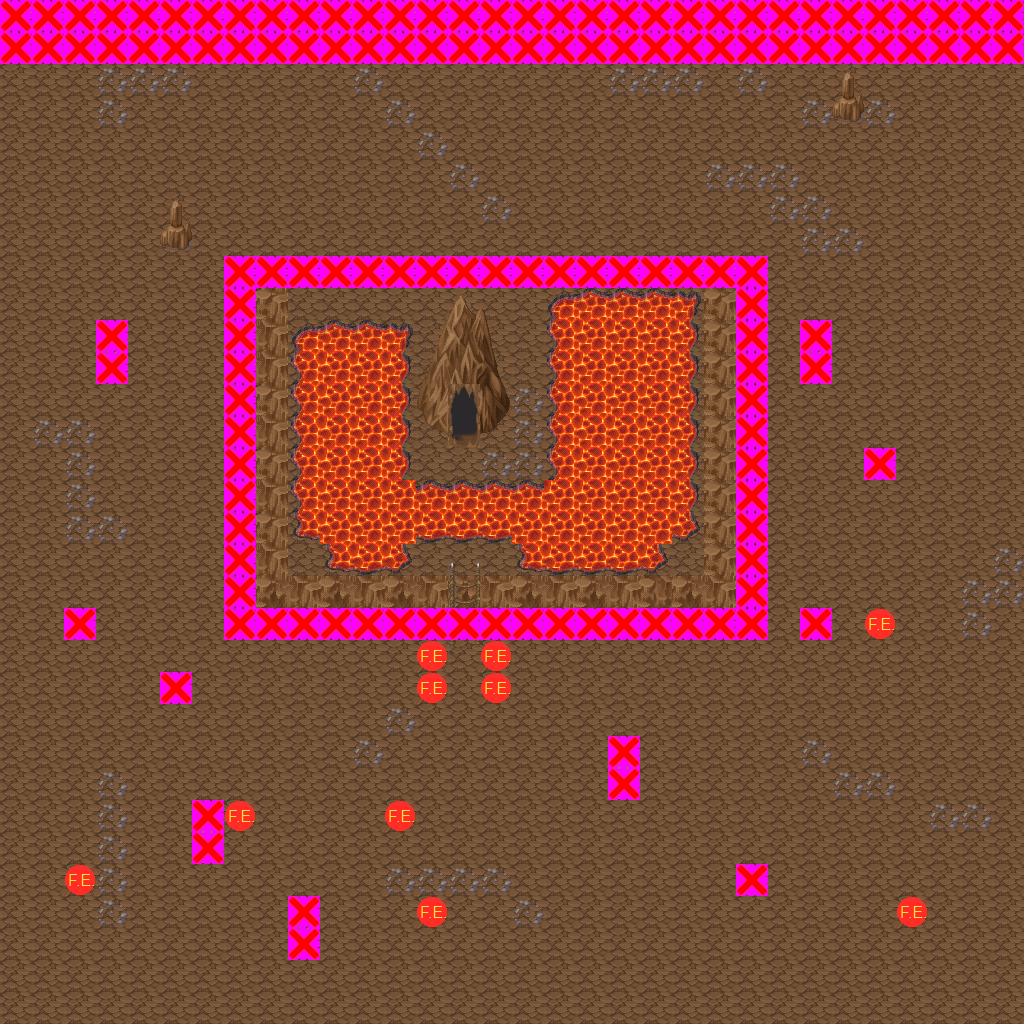

Rendered tile map (Tiled .tmx) drawn with the repository's tilesets; below, a short description and the map source with its tile grids summarised:
An orthogonal 32x32 tile map with 32x32 px tiles, 5 tile layers (Layer 1, Layer 2, Layer 3, Clip, ...), 8 tilesets and 3 objects (2x Portal, Portal3).

<map version="1.0" orientation="orthogonal" width="32" height="32" tilewidth="32" tileheight="32">
 <tileset firstgid="1" name="Rock" tilewidth="32" tileheight="32">
  <image source="rock.png" />
  <tile id="0">
   <properties>
    <property name="TileType" value="0" />
    <property name="TileType" value="0" />
    <property name="TileType" value="0" />
    <property name="TileType" value="0" />
    <property name="TileType" value="0" />
    <property name="TileType" value="0" />
    <property name="TileType" value="0" />
    <property name="TileType" value="0" />
    <property name="TileType" value="0" />
    <property name="TileType" value="0" />
    <property name="TileType" value="0" />
    <property name="TileType" value="0" />
    <property name="TileType" value="0" />
    <property name="TileType" value="0" />
    <property name="TileType" value="0" />
    <property name="TileType" value="0" />
    <property name="TileType" value="0" />
    <property name="TileType" value="0" />
    <property name="TileType" value="0" />
    <property name="TileType" value="0" />
    <property name="TileType" value="0" />
    <property name="TileType" value="0" />
    <property name="TileType" value="0" />
   </properties>
  </tile>
 </tileset>
 <tileset firstgid="2" name="Lava" tilewidth="32" tileheight="32">
  <image source="lava.png" />
  <tile id="0">
   <properties>
    <property name="TileType" value="1" />
    <property name="TileType" value="1" />
    <property name="TileType" value="1" />
    <property name="TileType" value="1" />
    <property name="TileType" value="1" />
    <property name="TileType" value="1" />
    <property name="TileType" value="1" />
    <property name="TileType" value="1" />
    <property name="TileType" value="1" />
    <property name="TileType" value="1" />
    <property name="TileType" value="1" />
    <property name="TileType" value="1" />
    <property name="TileType" value="1" />
    <property name="TileType" value="1" />
    <property name="TileType" value="1" />
    <property name="TileType" value="1" />
    <property name="TileType" value="1" />
    <property name="TileType" value="1" />
    <property name="TileType" value="1" />
    <property name="TileType" value="1" />
    <property name="TileType" value="1" />
    <property name="TileType" value="1" />
    <property name="TileType" value="1" />
   </properties>
  </tile>
 </tileset>
 <tileset firstgid="3" name="FireEnemy" tilewidth="32" tileheight="32">
  <image source="FireEnemyIcon.png" trans="ff00ff" />
  <tile id="0">
   <properties>
    <property name="Type" value="Fire" />
    <property name="Type" value="Fire" />
    <property name="Type" value="Fire" />
    <property name="Type" value="Fire" />
    <property name="Type" value="Fire" />
    <property name="Type" value="Fire" />
    <property name="Type" value="Fire" />
    <property name="Type" value="Fire" />
    <property name="Type" value="Fire" />
    <property name="Type" value="Fire" />
    <property name="Type" value="Fire" />
    <property name="Type" value="Fire" />
    <property name="Type" value="Fire" />
    <property name="Type" value="Fire" />
    <property name="Type" value="Fire" />
    <property name="Type" value="Fire" />
    <property name="Type" value="Fire" />
    <property name="Type" value="Fire" />
    <property name="Type" value="Fire" />
    <property name="Type" value="Fire" />
    <property name="Type" value="Fire" />
    <property name="Type" value="Fire" />
    <property name="Type" value="Fire" />
   </properties>
  </tile>
 </tileset>
 <tileset firstgid="4" name="Clip" tilewidth="32" tileheight="32">
  <image source="solid.jpg" trans="ff00ff" />
 </tileset>
 <tileset firstgid="5" name="MountainPieces" tilewidth="32" tileheight="32">
  <image source="MountainPieces.png" trans="ffffff" />
 </tileset>
 <tileset firstgid="317" name="ConnectionLavat" tilewidth="32" tileheight="32">
  <image source="ConnectionLavat.png" trans="ffffff" />
 </tileset>
 <tileset firstgid="365" name="LavaGround" tilewidth="32" tileheight="32">
  <image source="LavaGround.png" trans="ffffff" />
 </tileset>
 <tileset firstgid="413" name="Overflow" tilewidth="32" tileheight="32">
  <image source="Overflow.png" trans="ffffff" />
 </tileset>
 <layer name="Layer 1" width="32" height="32">
  <data>[1024 cells, 1024 non-empty, 1 distinct tile ids]</data>
 </layer>
 <layer name="Layer 2" width="32" height="32">
  <data>[1024 cells, 322 non-empty, 50 distinct tile ids]</data>
 </layer>
 <layer name="Layer 3" width="32" height="32">
  <data>[1024 cells, 3 non-empty, 3 distinct tile ids]</data>
 </layer>
 <layer name="Clip" width="32" height="32">
  <data>[1024 cells, 133 non-empty, 1 distinct tile ids]</data>
 </layer>
 <layer name="Enemy" width="32" height="32">
  <data>[1024 cells, 10 non-empty, 1 distinct tile ids]</data>
 </layer>
 <objectgroup name="Objects" width="32" height="32">
  <object name="Portal" x="12" y="1000" width="1003" height="24">
   <properties>
    <property name="DestinationMap" value="Levels\TestFireMap\Mountain1" />
    <property name="DestinationX" value="16" />
    <property name="DestinationY" value="2" />
   </properties>
  </object>
  <object name="Portal" x="998" y="76" width="15" height="904">
   <properties>
    <property name="DestinationMap" value="Levels\TestFireMap\Mountain4" />
    <property name="DestinationX" value="2" />
    <property name="DestinationY" value="15" />
   </properties>
  </object>
  <object name="Portal3" x="7" y="85" width="15" height="904">
   <properties>
    <property name="DestinationMap" value="Levels\TestFireMap\Mountain7" />
    <property name="DestinationX" value="29" />
    <property name="DestinationY" value="15" />
   </properties>
  </object>
 </objectgroup>
</map>
